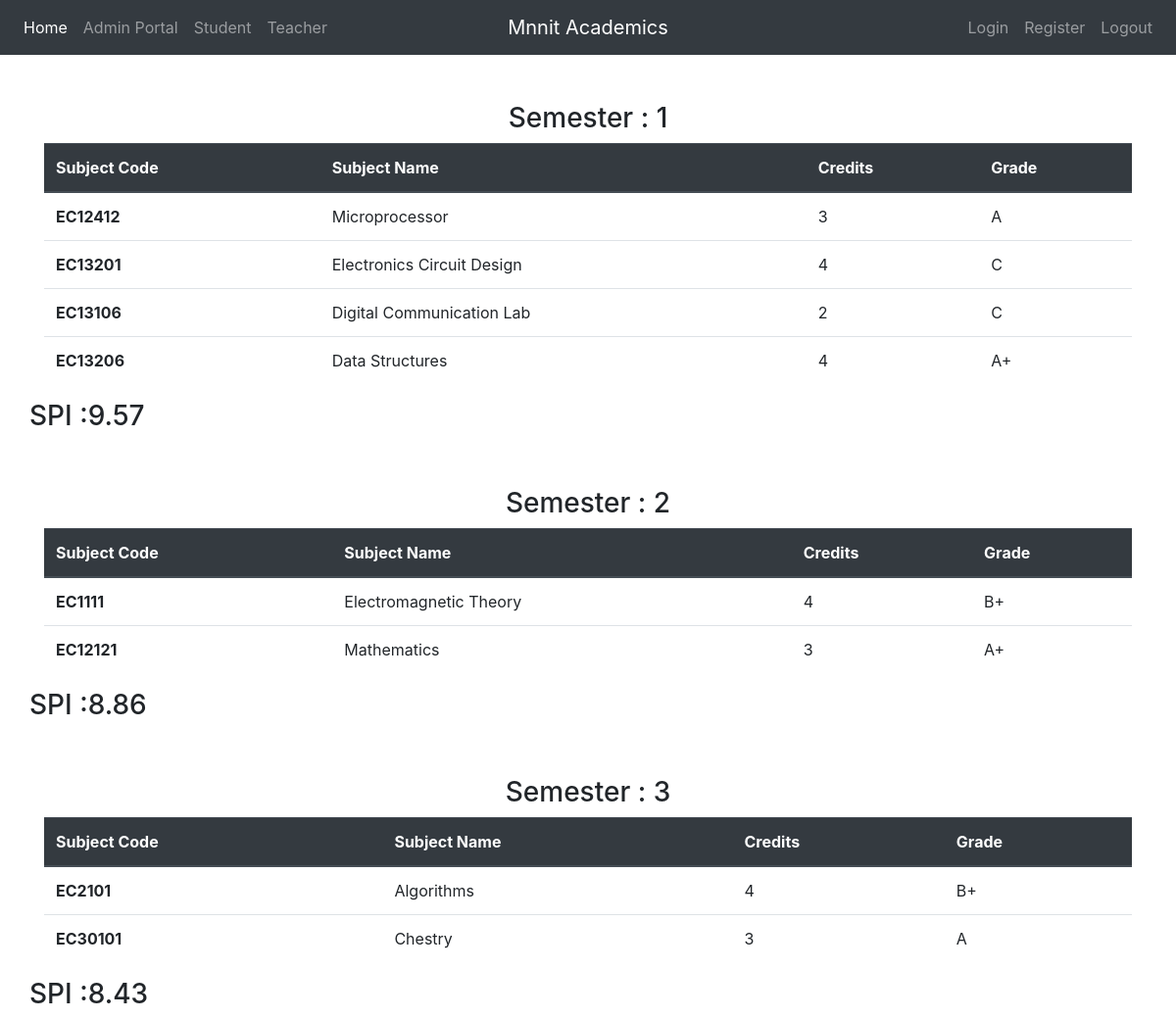
The app's page /students/transcript.php (signed in) with its own data.
### tables this page shows
CREATE TABLE `student_spi` (
  `id` int(11) NOT NULL,
  `student_id` int(11) NOT NULL,
  `semester` int(11) NOT NULL,
  `spi` float NOT NULL
);

CREATE TABLE `courses` (
  `course_id` int(11) NOT NULL,
  `employee_id` int(11) NOT NULL,
  `degree` varchar(255) NOT NULL,
  `branch` varchar(255) NOT NULL,
  `credits` int(11) NOT NULL,
  `semester` int(11) NOT NULL,
  `sub_code` varchar(255) NOT NULL,
  `subject_name` varchar(255) NOT NULL,
  `distribution` varchar(255) NOT NULL,
  `course_type` varchar(255) NOT NULL
);

### includes/database.php (called while the page is built, shortened)
<?php
$conn = mysqli_connect(DB_SERVER, DB_USERNAME, DB_PASSWORD, DB_NAME);
$sql = "SELECT * FROM admin WHERE id = 1";
$result = mysqli_query($conn, $sql) or die("Bad query : $sql");
$row_count = mysqli_num_rows($result);
if ($row_count > 0) {
    while ($row = mysqli_fetch_assoc($result)) {
        $curr_sem = $row['curr_sem'];
    }
} else {
    echo "No results found";
}
?>

### students/transcript.php (the view, shortened to what this page needs)
<?php
require_once '../includes/database.php';
require_once '../includes/header.php';
$regno = $_SESSION['regno'];
$id = $_SESSION['id'];
$stu_branch = $stu_degree = "";
$sql = "SELECT * FROM student WHERE regno = $regno";
$result = mysqli_query($conn, $sql);
while ($row = mysqli_fetch_assoc($result)) {
  $stu_branch = $row['branch'];
  $stu_degree = $row['degree'];
}
?>
<?php
for ($i = 1; $i <= $curr_sem; $i++) {
?>
  <br>
  <br>
  <div class="container">
    <div class="row justify-content-center">
      <h3>Semester : <?php echo $i ?></h3>
    </div>
    <table class="table">
      <thead class="thead-dark">
        <tr>
          <th scope="col">Subject Code</th>
          <th scope="col">Subject Name</th>
          <th scope="col">Credits</th>
          <th scope="col">Grade</th>
        </tr>
      </thead>
      <tbody>
        <?php
        $sql =  mysqli_query($conn, "SELECT * FROM courses WHERE degree = '$stu_degree' AND branch = '$stu_branch' AND semester = $i");
        while ($row = mysqli_fetch_assoc($sql)) {
          $sub_id = $row['course_id'];
          echo "<tr>
                <th scope='row'>{$row['sub_code']}</th>
                <td>{$row['subject_name']}</td>
                <td>{$row['credits']}</td>";
          $res1 = mysqli_fetch_assoc(mysqli_query($conn, "SELECT marks FROM students_marks WHERE student_id =$id AND course_id = $sub_id"));
          if ($res1['marks'] >= 85)
            echo "<td>A+</td>";
          else if ($res1['marks'] >= 80)
            echo "<td>A</td>";
          else if ($res1['marks'] >= 75)
            echo "<td>B+</td>";
          else if ($res1['marks'] >= 70)
            echo "<td>B</td>";
          else if ($res1['marks'] >= 60)
            echo "<td>C</td>";
          echo "</tr>";
        }
        ?>
      </tbody>
    </table>
    <div class="row justify-content-left">
      <?php
      $res1 = mysqli_fetch_assoc(mysqli_query($conn, "SELECT spi FROM student_spi WHERE student_id =$id AND semester = $i"));
      echo "<h3>SPI :" . $res1['spi'] . "</h3>";
      ?>
    </div>
  </div>
<?php
}
?>
<?php
require_once '../includes/footer.php';
?>

### includes/header.php (shortened to what this page needs)
<!DOCTYPE html>
<html lang="en">
<head>
    <link rel="stylesheet" href="https://cdn.jsdelivr.net/npm/bootstrap@4.6.1/dist/css/bootstrap.min.css">
    <link rel="stylesheet" type="text/css" href="style.css">
</head>
<body>
    <header>
        <nav class="navbar navbar-expand-md navbar-dark bg-dark">
            <div class="navbar-collapse collapse w-100 order-1 order-md-0 dual-collapse2">
                <ul class="navbar-nav mr-auto">
                    <li class="nav-item active">
                        <a class="nav-link" href="index.php">Home</a>
                    </li>
                    <li class="nav-item">
                        <a class="nav-link" href="admin_page.php">Admin Portal</a>
                    </li>
                    <li class="nav-item">
                        <a class="nav-link" href="students/students_home.php">Student</a>
                    </li>
                    <li class="nav-item">
                        <a class="nav-link" href="teachers/teachers_home.php">Teacher</a>
                    </li>
                </ul>
            </div>
            <div class="mx-auto order-0">
                <a class="navbar-brand mx-auto" href="./index.php">Mnnit Academics</a>
            </div>
            <div class="navbar-collapse collapse w-100 order-3 dual-collapse2">
                <ul class="navbar-nav ml-auto">
                    <li class="nav-item">
                        <a class="nav-link" href="./login.php">Login</a>
                    </li>
                    <li class="nav-item">
                        <a class="nav-link" href="register.php">Register</a>
                    </li>
                    <li class="nav-item">
                        <a class="nav-link" href="logout.php">Logout</a>
                    </li>
                </ul>
            </div>
        </nav>
    </header>

### includes/footer.php (shortened to what this page needs)
</body>
</html>

### style.css (style rules this page uses)
html,body { height: 100%; }

### records on screen
student_spi: spi "9.57"
courses: sub_code "EC12412", subject_name "Microprocessor", credits "3", shows "A"
courses: sub_code "EC13201", subject_name "Electronics Circuit Design", credits "4"
courses: sub_code "EC13106", subject_name "Digital Communication Lab", credits "2"
courses: sub_code "EC13206", subject_name "Data Structures", credits "4", shows "A+"
student_spi: spi "8.86"
courses: sub_code "EC1111", subject_name "Electromagnetic Theory", credits "4", shows "B+"
courses: sub_code "EC12121", subject_name "Mathematics", credits "3", shows "A+"
student_spi: spi "8.43"
courses: sub_code "EC2101", subject_name "Algorithms", credits "4", shows "B+"
courses: sub_code "EC30101", subject_name "Chestry", credits "3", shows "A"
